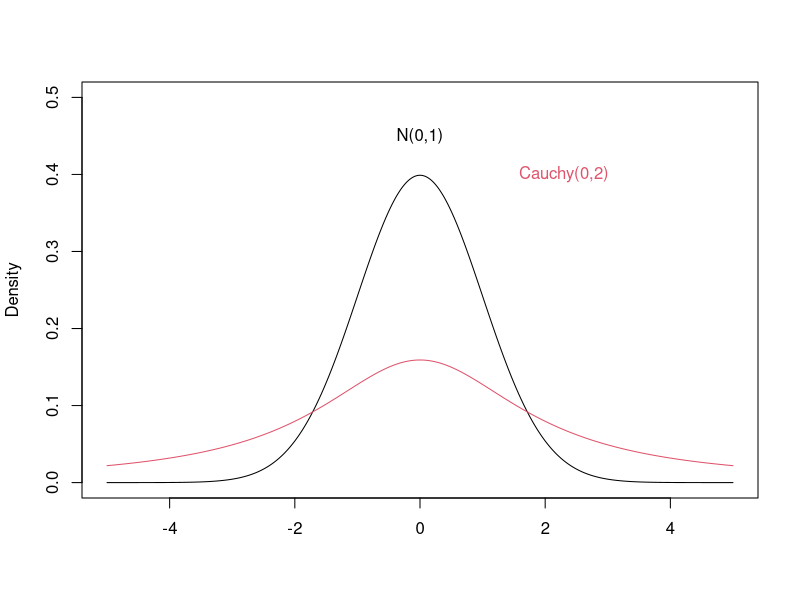
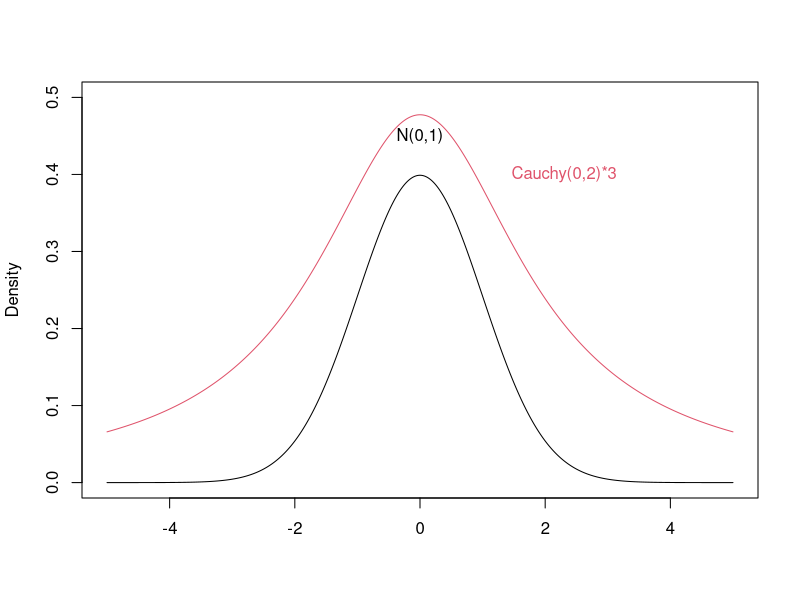
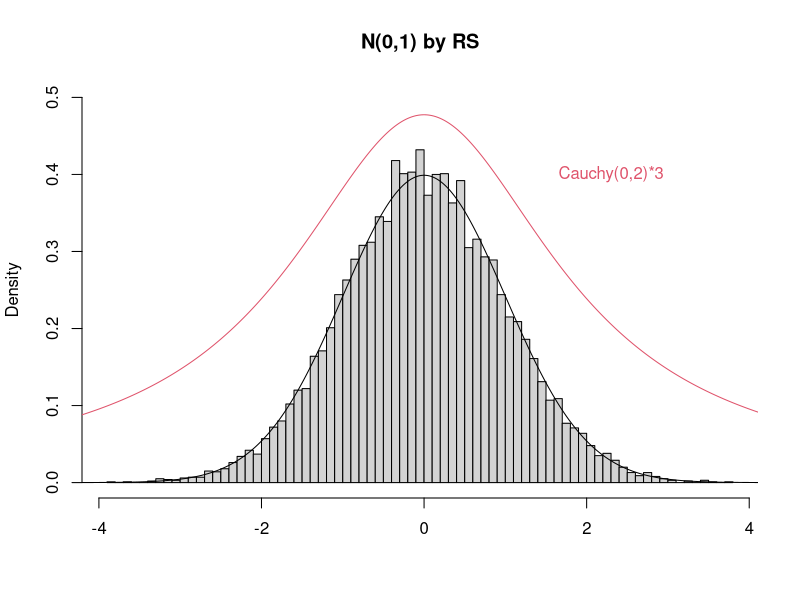
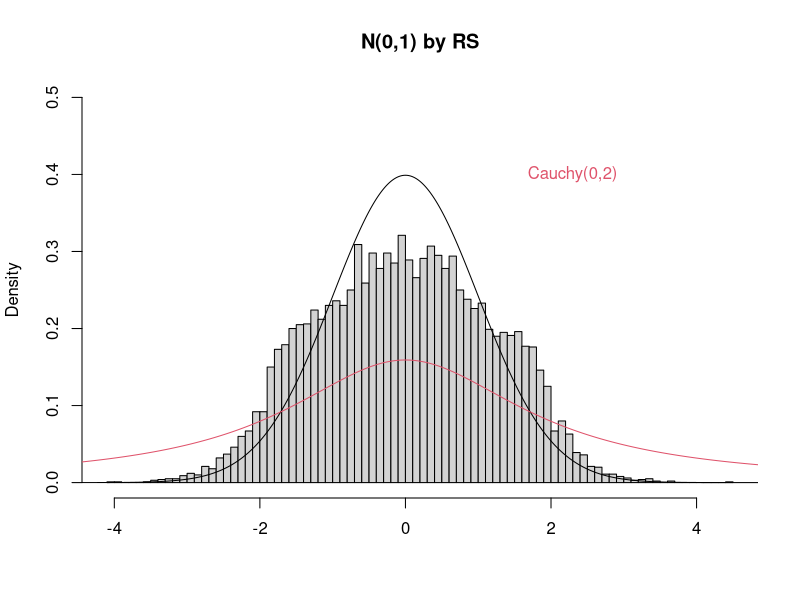

Write the R code that produced these figures, in order.

## Code by Eric Lock, U Minnesotta. 
#Code modified from http://glau.ca/?p=227

set.seed(345687)

## Plot densities of p(x) and g(x), note why the Cauchy(0,2) doesn't stand as a good choice
## of the envelope.
setwd("C:/Users/Jyotishka/OneDrive/Documents/Course Notes/stat5443/R codes")
#pdf(file = "Rejection_Sampling_PoorEnvelope.pdf", width = 7, height=4)
plot(seq(-5, 5, 0.01), dnorm(seq(-5, 5, 0.01)),type="l",xlab="",ylab="Density",ylim=c(0,0.5))
lines(seq(-5, 5, 0.01), dcauchy(seq(-5, 5, 0.01), location=0, scale = 2), col=2)
text(0,0.45,labels="N(0,1)")
text(2.3,0.4,labels=paste("Cauchy(0,",2,")",sep=""),col=2)
#dev.off()

## Plot p(x) and modified 3*g(x). This modified density is now a good choice.
#pdf(file = "Rejection_Sampling_ProperEnvelope.pdf", width = 7, height=4)
plot(seq(-5, 5, 0.01), dnorm(seq(-5, 5, 0.01)),type="l",xlab="",ylab="Density",ylim=c(0,0.5))
lines(seq(-5, 5, 0.01), dcauchy(seq(-5, 5, 0.01), location=0, scale = 2)*3, col=2)
text(0,0.45,labels="N(0,1)")
text(2.3,0.4,labels=paste("Cauchy(0,",2,")*3",sep=""),col=2)
#dev.off()

## With this envelope, we now proceed to rejection sampling. First, a random value
## (say u) between zero and one is drawn uniform [U(0,1)]. Next, a random value
## for x is drawn from the enveloping distribution g(x). Finally, the acceptance/rejection
## step accepts x as having been drawn from p(x) if u is less than the density of p(x)
## at x divided by the density of g(x)*M. If not, we continue the sampling for x from g(x)
# Rejection sampler for multiplication constant M
rejsamp = function(M){
  while(1){
    # Draw single value from between zero and one
    u = runif(1)
    # Draw candidate value for x from the enveloping distribution
    x = rcauchy(1, location=0, scale = 2)
    # Accept or reject candidate value; if rejected try again
    if(u < dnorm(x,0,1)/M/dcauchy(x, location=0, scale = 2))
      return(x)
  }
}
N=10000
sampx  = replicate(N, rejsamp(3))
#pdf(file = "Rejection_Sampling_HistEstimate.pdf", width = 7, height=4)
hist(sampx, freq=FALSE, ylim=c(0,0.5), breaks=100, main="N(0,1) by RS",xlab="")
lines(seq(-5, 5, 0.01), dnorm(seq(-5, 5, 0.01)))
lines(seq(-5, 5, 0.01), dcauchy(seq(-5, 5, 0.01), location=0, scale = 2)*3, col=2)
text(2.3,0.4,labels="Cauchy(0,2)*3",col=2)
#dev.off()

###Try with poor envelope for illustration:
sampx  = replicate(N, rejsamp(1))
#pdf(file = "Rejection_Sampling_PoorHistEstimate.pdf", width = 7, height=4)
hist(sampx, freq=FALSE, ylim=c(0,0.5), breaks=100, main="N(0,1) by RS",xlab="")
lines(seq(-5, 5, 0.01), dnorm(seq(-5, 5, 0.01)))
lines(seq(-5, 5, 0.01), dcauchy(seq(-5, 5, 0.01), location=0, scale = 2), col=2)
text(2.3,0.4,labels="Cauchy(0,2)",col=2)
#dev.off()